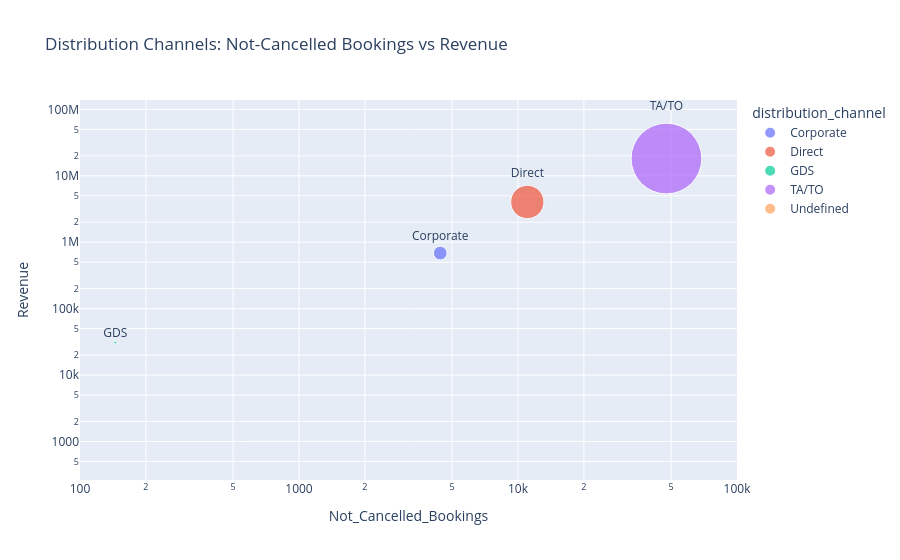

The code cell stored with this chart in its notebook:
### Code cell
#Keep only bookings that were NOT cancelled
kept = df[df["is_canceled"] == 0]

#For each channel: count the kept bookings and add up the revenue
channel = kept.groupby("distribution_channel").agg(
    Not_Cancelled_Bookings=("hotel", "count"),
    Revenue=("estimated_room_revenue", "sum")
).reset_index()

#Scatter plot
fig = px.scatter(
    channel,
    x="Not_Cancelled_Bookings",
    y="Revenue",
    color="distribution_channel",
    text="distribution_channel",
    size="Revenue",
    size_max=50,
    log_x=True,
    log_y=True,
    range_x=[100, 100000],
    title="Distribution Channels: Not-Cancelled Bookings vs Revenue"
)
fig.update_traces(textposition="top center")
fig.show()

### Figure 1 — Plotly figure (JSON) as saved in the notebook; plotly's stock layout.template omitted (floating-point values rounded to 4 significant figures)
{"data": [{"hovertemplate": "distribution_channel=%{text}<br>Not_Cancelled_Bookings=%{x}<br>Revenue=%{marker.size}<extra></extra>", "legendgroup": "Corporate", "marker": {"color": "#636efa", "size": [686900.0], "sizemode": "area", "sizeref": 7284.0, "symbol": "circle"}, "mode": "markers+text", "name": "Corporate", "orientation": "v", "showlegend": true, "text": ["Corporate"], "textposition": "top center", "type": "scatter", "x": [4416], "xaxis": "x", "y": [686900.0], "yaxis": "y"}, {"hovertemplate": "distribution_channel=%{text}<br>Not_Cancelled_Bookings=%{x}<br>Revenue=%{marker.size}<extra></extra>", "legendgroup": "Direct", "marker": {"color": "#EF553B", "size": [4039000.0], "sizemode": "area", "sizeref": 7284.0, "symbol": "circle"}, "mode": "markers+text", "name": "Direct", "orientation": "v", "showlegend": true, "text": ["Direct"], "textposition": "top center", "type": "scatter", "x": [11030], "xaxis": "x", "y": [4039000.0], "yaxis": "y"}, {"hovertemplate": "distribution_channel=%{text}<br>Not_Cancelled_Bookings=%{x}<br>Revenue=%{marker.size}<extra></extra>", "legendgroup": "GDS", "marker": {"color": "#00cc96", "size": [30780.0], "sizemode": "area", "sizeref": 7284.0, "symbol": "circle"}, "mode": "markers+text", "name": "GDS", "orientation": "v", "showlegend": true, "text": ["GDS"], "textposition": "top center", "type": "scatter", "x": [145], "xaxis": "x", "y": [30780.0], "yaxis": "y"}, {"hovertemplate": "distribution_channel=%{text}<br>Not_Cancelled_Bookings=%{x}<br>Revenue=%{marker.size}<extra></extra>", "legendgroup": "TA/TO", "marker": {"color": "#ab63fa", "size": [18210000.0], "sizemode": "area", "sizeref": 7284.0, "symbol": "circle"}, "mode": "markers+text", "name": "TA/TO", "orientation": "v", "showlegend": true, "text": ["TA/TO"], "textposition": "top center", "type": "scatter", "x": [47628], "xaxis": "x", "y": [18210000.0], "yaxis": "y"}, {"hovertemplate": "distribution_channel=%{text}<br>Not_Cancelled_Bookings=%{x}<br>Revenue=%{marker.size}<extra></extra>", "legendgroup": "Undefined", "marker": {"color": "#FFA15A", "size": [563.5], "sizemode": "area", "sizeref": 7284.0, "symbol": "circle"}, "mode": "markers+text", "name": "Undefined", "orientation": "v", "showlegend": true, "text": ["Undefined"], "textposition": "top center", "type": "scatter", "x": [1], "xaxis": "x", "y": [563.5], "yaxis": "y"}], "layout": {"legend": {"itemsizing": "constant", "title": {"text": "distribution_channel"}, "tracegroupgap": 0}, "title": {"text": "Distribution Channels: Not-Cancelled Bookings vs Revenue"}, "xaxis": {"anchor": "y", "domain": [0, 1], "range": [2, 5], "title": {"text": "Not_Cancelled_Bookings"}, "type": "log"}, "yaxis": {"anchor": "x", "domain": [0, 1], "title": {"text": "Revenue"}, "type": "log"}}}
